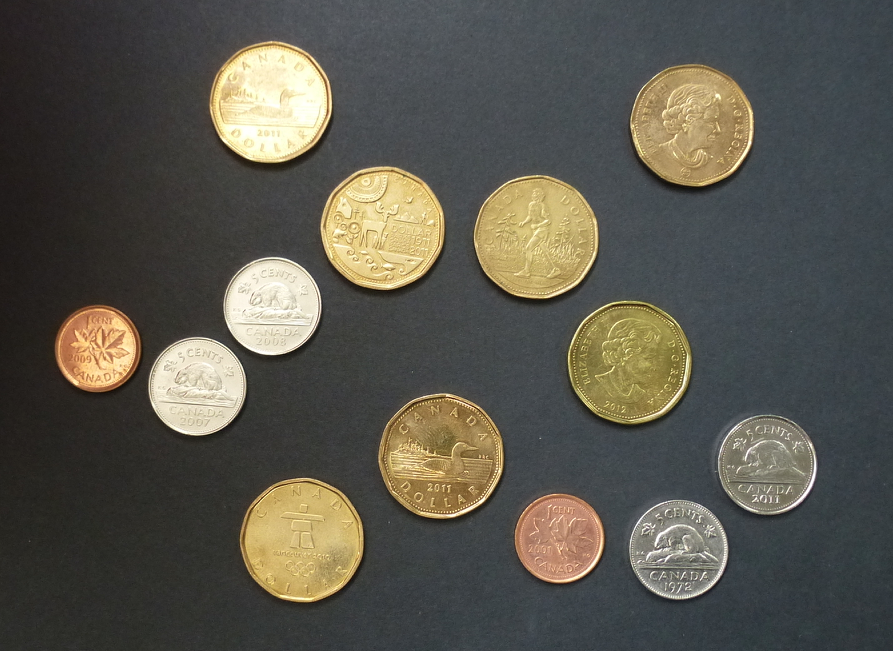
#> input picture Reto/bucks_and_cents_[IMAGEN_1].png, 893 x 651 px
$ python -i main.py   (imports and definitions only)
#> lines starting #> are read from the running program, lines starting #| are printed output that depends on the picture; after the words box and inside, x2 and y2 are one past the last pixel; in counts of white or black regions, pixels touching at a corner belong together
##Codigo desarrollado por Sergio Gonzalez
#Reto para el Area de Control

import cv2
import threading
import time
import re
import linecache

def leerArchivo(line):
    lineaL = linecache.getline("nombres.txt",line)
    lineaC = re.sub("\\n|\''","",lineaL)
    lineaC = list(lineaC.split(" "))

    for word in lineaC:
        if ("_" in word):
            return(word+".png")

def reconocimiento(nombreImagen):
#> called with nombreImagen = 'bucks_and_cents_[IMAGEN_1].png'
    imagen = cv2.imread(nombreImagen)
#> imagen is the input picture: shape (651, 893, 3); mean B, G, R 77, 86.4, 88.8
    grises = cv2.cvtColor(imagen, cv2.COLOR_RGBA2GRAY)
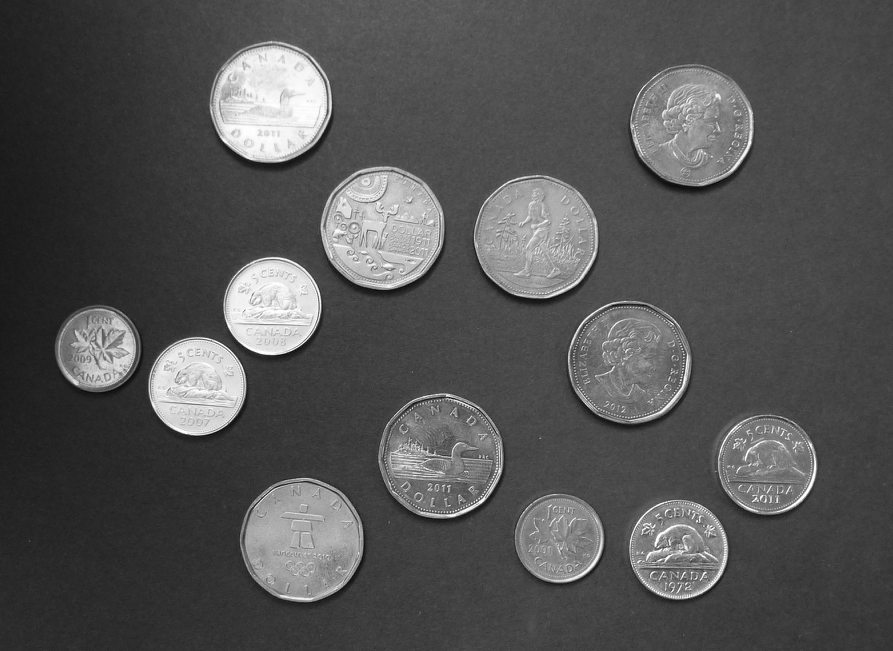
#> grises: shape (651, 893); min 7, max 255, mean 83.8
    gauss = cv2.GaussianBlur(grises,(15,15),0)
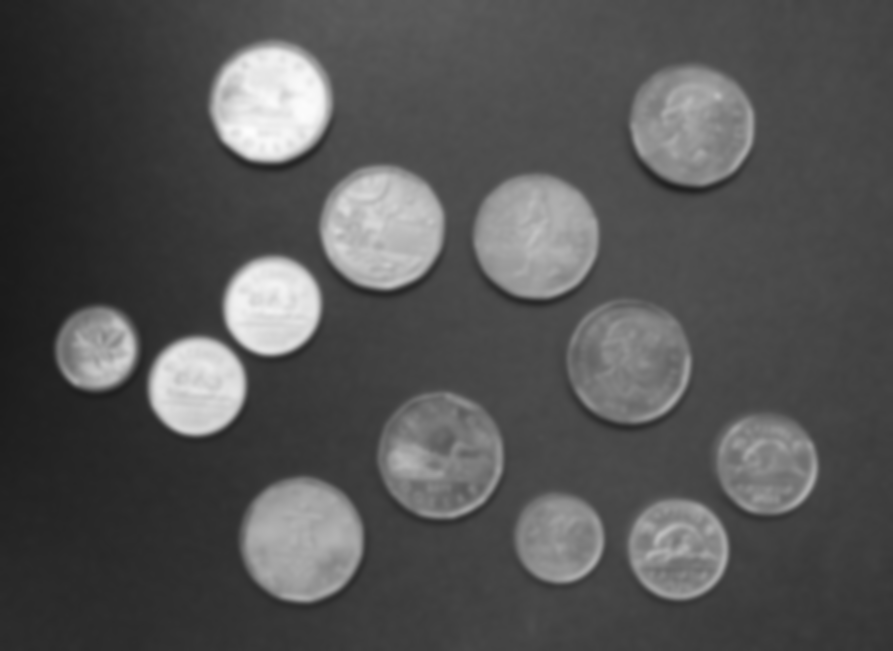
#> gauss: shape (651, 893); min 26, max 253, mean 83.8

    if ("4" in nombreImagen):
        _,th = cv2.threshold(gauss,80,200,cv2.THRESH_BINARY)
        cnts,_= cv2.findContours(th.copy(), cv2.RETR_EXTERNAL, cv2.CHAIN_APPROX_SIMPLE)

    else:
        canny = cv2.Canny(gauss,15,170)
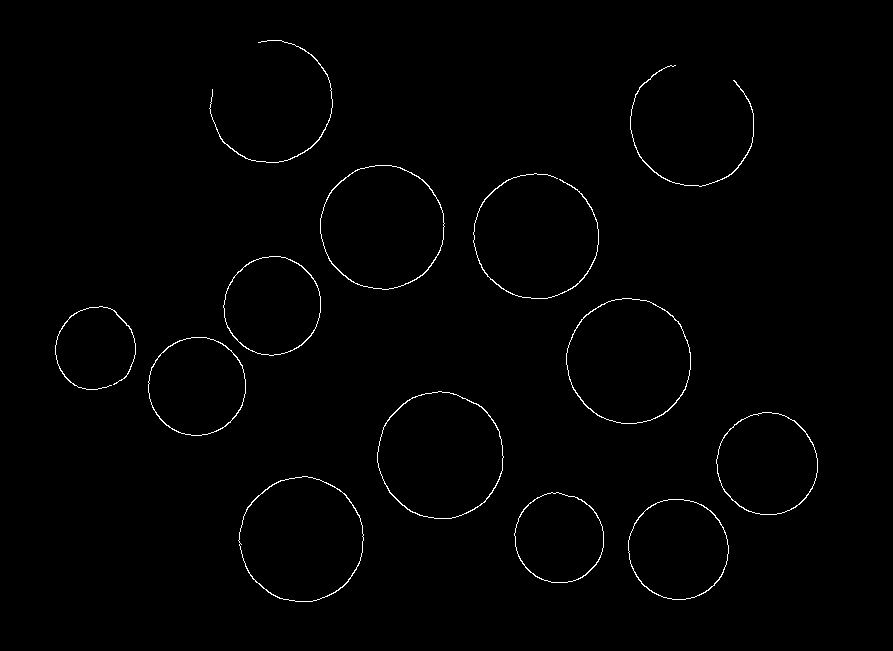
#> canny: shape (651, 893); 0.86% white in thin lines or dots, all inside (x1, y1, x2, y2) = (55, 40, 818, 602)
        cnts,_= cv2.findContours(canny.copy(), cv2.RETR_EXTERNAL, cv2.CHAIN_APPROX_SIMPLE)
#> cnts = 13 contours; largest, box (x1, y1, x2, y2) and area: (377, 391, 504, 519) 12469, (566, 298, 691, 424) 12186, (238, 476, 364, 602) 12097, (320, 165, 445, 290) 12032, (716, 412, 818, 515) 8052

    return(f"Yo soy el hilo que analizo la imagen {nombreImagen} y encontre {len(cnts)} objetos")


def hilo(num):
    print(reconocimiento(leerArchivo(num)))
    time.sleep(5)


# [33 lines not run here, left out]

>>> result = reconocimiento('bucks_and_cents_[IMAGEN_1].png')

$ run again, on Reto/bucks_and_cents_[IMAGEN_2].png
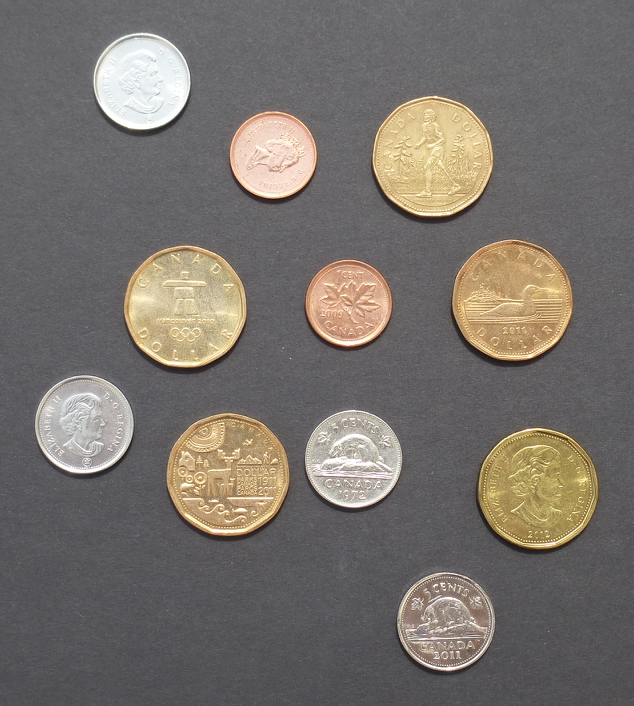
#> input picture Reto/bucks_and_cents_[IMAGEN_2].png, 634 x 706 px
#> in reconocimiento, imagen is the input picture: shape (706, 634, 3); mean B, G, R 107.6, 113.2, 118.9
#> in reconocimiento, `gauss = cv2.GaussianBlur(grises,(15,15),0)`:
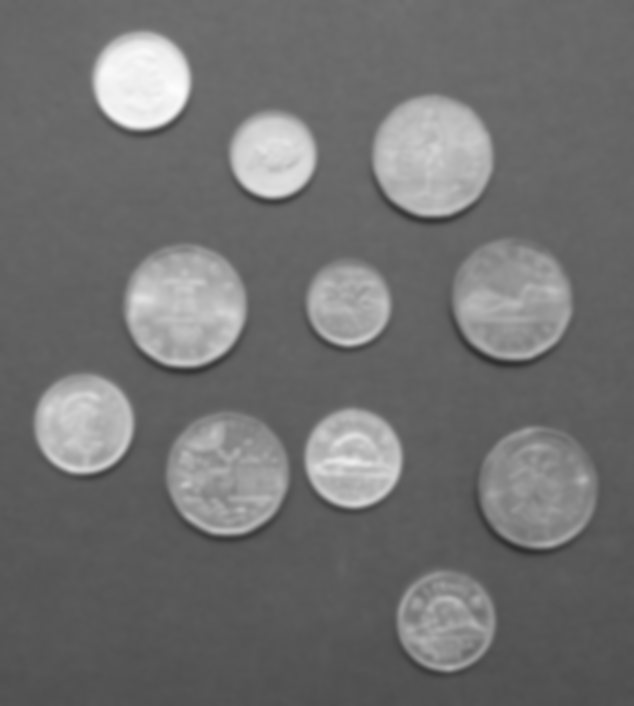
#> gauss: shape (706, 634); min 48, max 252, mean 112.4
#> in reconocimiento, `canny = cv2.Canny(gauss,15,170)`:
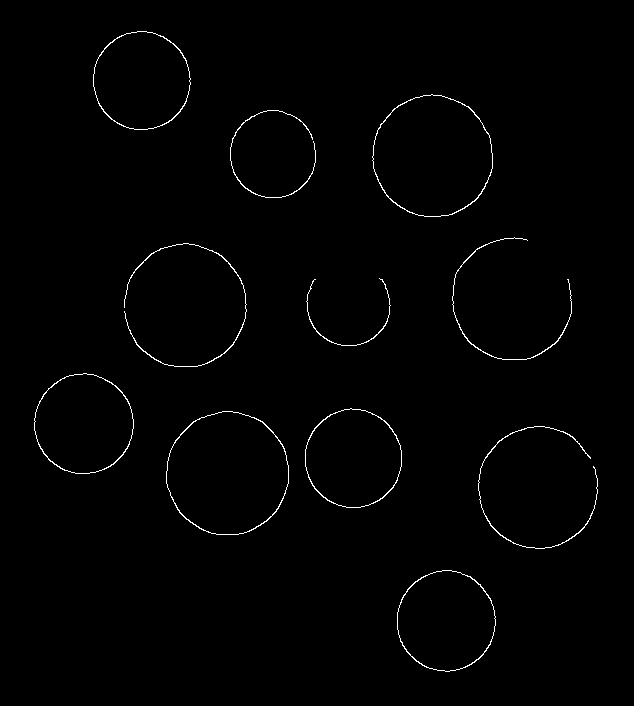
#> canny: shape (706, 634); 0.9% white in thin lines or dots, all inside (x1, y1, x2, y2) = (34, 31, 598, 672)
#> cnts = 11 contours; largest, box (x1, y1, x2, y2) and area: (166, 411, 289, 535) 11808, (372, 94, 493, 217) 11430, (397, 570, 496, 672) 7735, (34, 373, 134, 474) 7733, (93, 31, 191, 130) 7474
